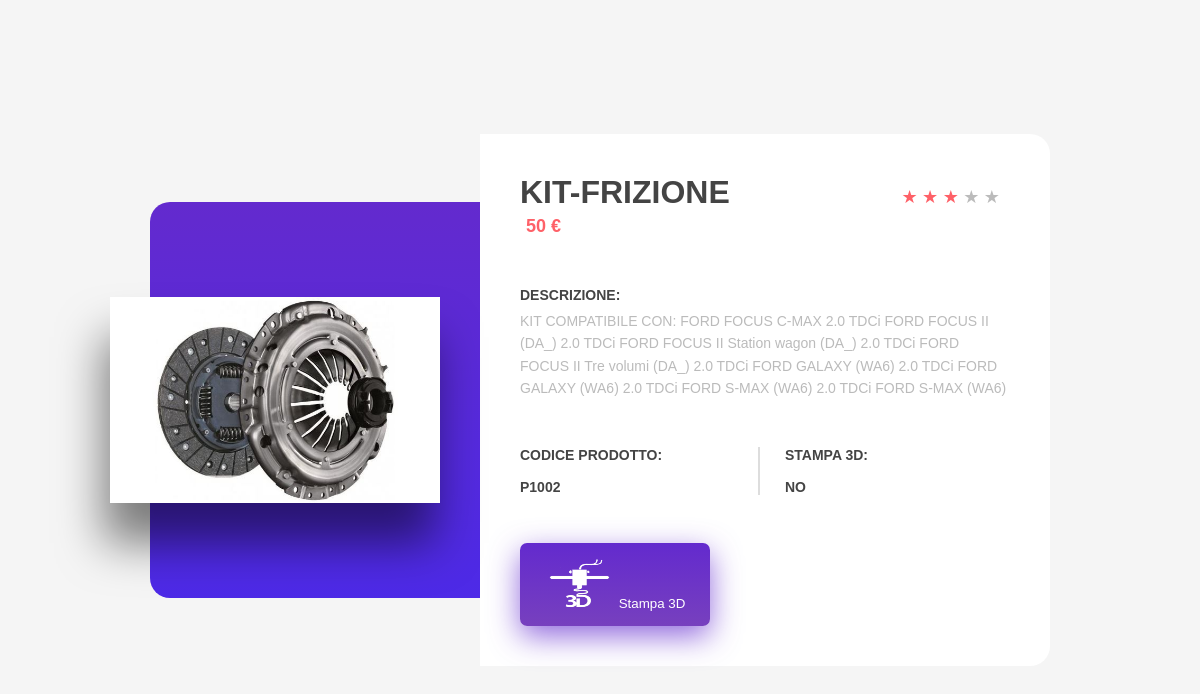
The app's page /cart_system/product/single-product.php?id=3 with its own data.
### tables this page shows
CREATE TABLE `product` (
  `id` int(11) NOT NULL,
  `product_name` varchar(255) NOT NULL,
  `product_price` varchar(100) NOT NULL,
  `product_qty` int(11) NOT NULL DEFAULT 1,
  `product_image` varchar(255) NOT NULL,
  `product_code` varchar(50) NOT NULL,
  `product_auto` varchar(20) NOT NULL,
  `product_3d` varchar(10) NOT NULL,
  `product_desc` varchar(255) NOT NULL
);

### cart_system/product/single-product.php (the view, shortened to what this page needs)
<!DOCTYPE html>
<html lang="en">
<head>
    <link rel="stylesheet" href="style.css">
</head>
<body>
    <div class="container">
    <?php
  			include 'config.php';
  			$stmt = $conn->prepare("SELECT * FROM product WHERE id='$_GET[id]'");
  			$stmt->execute();
  			$result = $stmt->get_result();
  			while ($row = $result->fetch_assoc()):
  		?>
          <div class="product-image">
            <img src="<?= $row['product_image'] ?>" alt="" class="product-pic">
          </div>
          <div class="product-details">
            <header>
              <h1 class="title"><?= $row['product_name']?></h1>
              <div class="price">
                <span class="current"><?= $row['product_price']?> €</span>
              </div>
              <div class="rate">
                <a href="#!" class="active">★</a>
                <a href="#!" class="active">★</a>
                <a href="#!" class="active">★</a>
                <a href="#!">★</a>
                <a href="#!">★</a>
              </div>
            </header>
            <article>
              <h5>Descrizione:</h5>
              <p><?= $row['product_desc']?></p>
            </article>
            <div class="controls">
              <div class="size">
                <h5>Codice prodotto: <br> <br> <?= $row['product_code']?> </h5>
              </div>
              <div class="qty">
                <h5>Stampa 3D: <br> <br> <?= $row['product_3d']?> </h5>
              </div>
            </div>
            <?php endwhile; ?>
            <div class="footer">
              <button type="button" >
                <a href="../../3d-form/3d-form.html"style="color:white">
                <img src="image/3d-stampa.png" width="70px" height="50px" alt="">
                Stampa 3D </a>
              </button>
            </div>
          </div>
        </div>
</body>
</html>

### cart_system/product/style.css (style rules this page uses)
* { font-family: 'Oswald', sans-serif; }
body { background-color: whitesmoke; height: 100vh; margin: auto; display: -webkit-box; display: -ms-flexbox; display: flex; color: #444444; }
.container { margin: 30px; width: 100%; max-width: 900px; -webkit-box-pack: center; -ms-flex-pack: center; justify-content: center; -webkit-box-orient: vertical; -webkit-box-direction: normal; -ms-flex-direction: column; flex-direction: column; -webkit-box-align: center; -ms-flex-align: center; align-items: center; }
h5 { text-transform: uppercase; margin: 0; font-size: 14px; }
a { text-decoration: none; color: #bbb; }
.product-image { display: -webkit-box; display: -ms-flexbox; display: flex; -webkit-box-orient: vertical; -webkit-box-direction: normal; -ms-flex-direction: column; flex-direction: column; -webkit-box-align: center; -ms-flex-align: center; align-items: center; background: -webkit-gradient(linear, left top, left bottom, from(#632ace), to(#4d2ae7)); background: linear-gradient(to bottom, #632ace 0%, #4d2ae7 100%); border-radius: 20px 20px 0 0; padding: 55px 0; width: 100%; margin: auto; }
.product-pic { max-width: 180px; position: relative; left: 0; margin: 40px 0; -webkit-filter: drop-shadow(-6px 40px 23px rgba(0, 0, 0, 0.5)); filter: drop-shadow(-6px 40px 23px rgba(0, 0, 0, 0.5)); }
.product-details { padding: 40px; background-color: white; border-radius: 0 0 20px 20px; }
.product-details .title { text-transform: uppercase; margin: 0; }
.product-details .price { font-weight: 700; margin-top: 5px; font-size: 18px; }
.product-details .price .current { color: #fe6168; margin-left: 6px; }
.product-details header { margin-bottom: 50px; position: relative; }
.product-details article > h5 { margin: 0; }
.product-details article > p { color: #bbb; margin: .5em 0; font-size: 14px; line-height: 1.6; }
.product-details .controls { margin: 3em 0; }
.product-details .controls > div { -webkit-box-flex: 1; -ms-flex: 1; flex: 1; }
.product-details .controls > div + div { margin-top: 20px; -webkit-box-flex: 0; -ms-flex: none; flex: none; }
.product-details .rate { position: static; margin-top: 10px; }
.product-details .rate a { font-size: 18px; color: #bbb; }
.product-details .rate a.active, .product-details .rate a:hover { color: #fe6067; }
.footer { display: -webkit-box; display: -ms-flexbox; display: flex; -webkit-box-pack: justify; -ms-flex-pack: justify; justify-content: space-between; -webkit-box-align: center; -ms-flex-align: center; align-items: center; }
.footer > button { display: -webkit-box; display: -ms-flexbox; display: flex; border: 0; padding: 15px 25px; -webkit-box-align: center; -ms-flex-align: center; align-items: center; border-radius: 7px; cursor: pointer; background: -webkit-gradient(linear, left top, left bottom, from(#632ace), to(#7740be)); background: linear-gradient(to bottom, #632ace 0%, #7740be 100%); -webkit-box-shadow: 0 10px 30px 0 rgba(99, 42, 206, 0.7); box-shadow: 0 10px 30px 0 rgba(99, 42, 206, 0.7); -webkit-transition: 200ms; transition: 200ms; }
@media (min-width: 37.5em) { .product-details .rate { position: absolute; top: 12px; right: 10px; margin-top: 0; } }
@media (min-width: 37.5em) { .product-details .controls > div.qty { width: 200px; } }
@media (min-width: 37.5em) { .product-details .controls > div + div { border-left: 2px solid rgba(187, 187, 187, 0.5); padding-left: 25px; padding-right: 25px; width: 100px; margin-top: 0; } }
@media (min-width: 37.5em) { .product-details .controls { display: -webkit-box; display: -ms-flexbox; display: flex; } }
@media (min-width: 56.25em) { .container { display: -webkit-box; display: -ms-flexbox; display: flex; -webkit-box-orient: horizontal; -webkit-box-direction: normal; -ms-flex-direction: row; flex-direction: row; -webkit-box-align: normal; -ms-flex-align: normal; align-items: normal; margin: auto; } }
@media (min-width: 56.25em) { .product-image { border-radius: 20px 0 0 20px; max-width: 330px; } }
@media (min-width: 56.25em) { .product-pic { left: -40px; max-width: 330px; } }
@media (min-width: 56.25em) { .product-details { width: 100%; border-radius: 0 20px 20px 0; } }

### records on screen
product: product_image (picture), product_name "KIT-FRIZIONE", product_price "50", product_desc "KIT COMPATIBILE CON: FORD FOCUS C-MAX 2.0 TDCi FORD FOCUS II (DA_) 2.0 TDCi FORD FOCUS II Station wagon (DA_) 2.0 TDCi FORD FOCUS II Tre volumi (DA_) 2.0 TDCi FORD GALAXY (WA6) 2.0 TDCi FORD GALAXY (WA6) 2.0 TDCi FORD S-MAX (WA6) 2.0 TDCi FORD S-MAX (WA6)", product_code "P1002", product_3d "NO"
